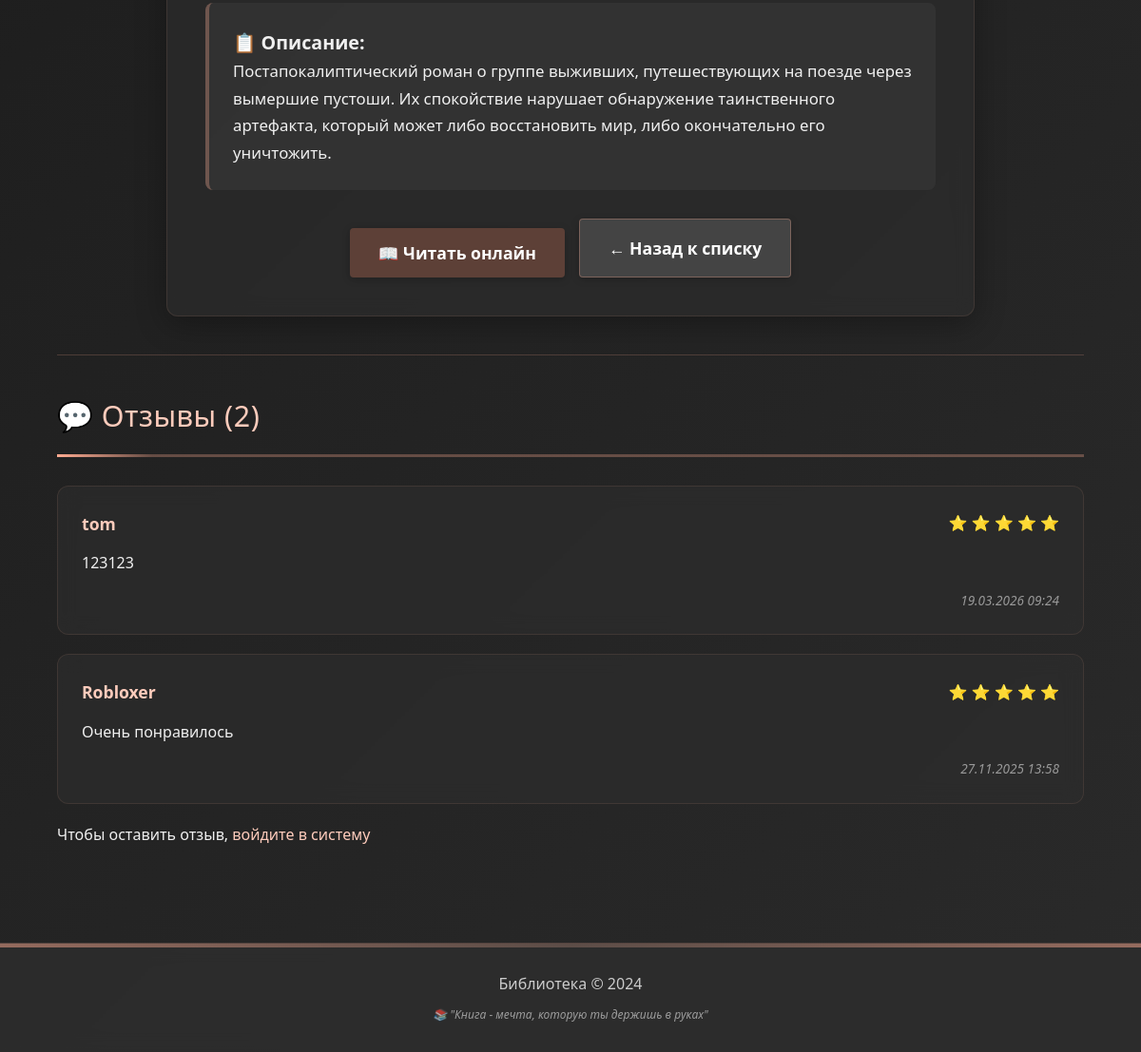
Before: /book/5/ (lower part) with the older database file.
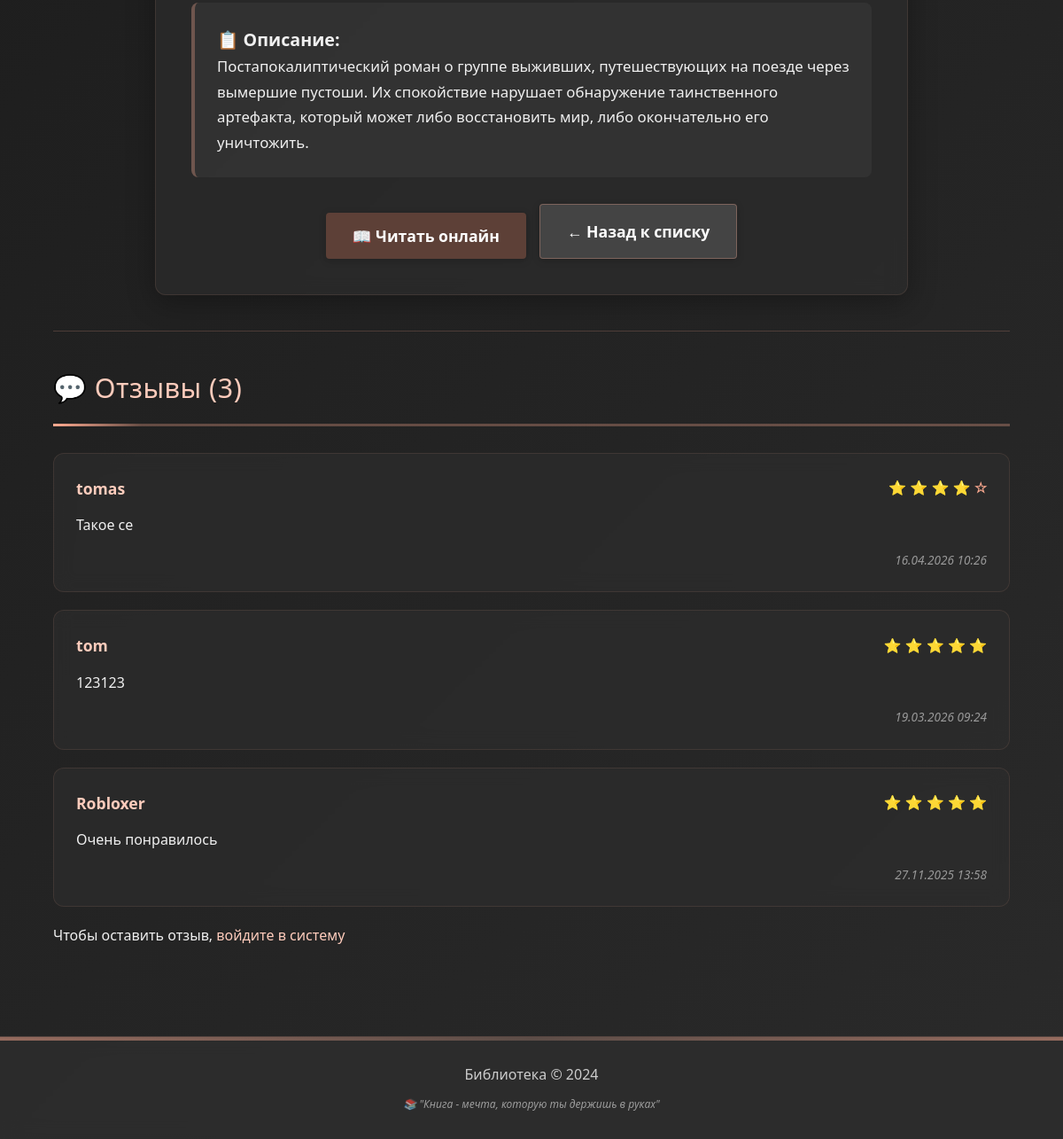
After: the same page with the newer database file.
### library/models.py (models this page shows)
class Review(models.Model):
    book = models.ForeignKey(Book, on_delete=models.CASCADE, verbose_name="Книга")
    user = models.ForeignKey(User, on_delete=models.CASCADE, verbose_name="Пользователь")
    rating = models.IntegerField(choices=[(i, i) for i in range(1, 6)], verbose_name="Рейтинг")
    text = models.TextField(verbose_name="Текст отзыва")
    created_at = models.DateTimeField(auto_now_add=True)
    class Meta:
        verbose_name = "Отзыв"
        verbose_name_plural = "Отзывы"
        unique_together = ['book', 'user']

### library/views.py (the view)
# urls.py: path('book/<int:book_id>/', views.book_detail, name='book_detail'),
def book_detail(request, book_id):
    book = get_object_or_404(
        Book.objects.select_related('author').prefetch_related('genres'),
        id=book_id
    )
    reviews = Review.objects.filter(book=book).select_related('user').order_by('-created_at')
    return render(request, 'book_detail.html', {
        'book': book,
        'reviews': reviews
    })

### library/templates/book_detail.html (shortened to what this page needs)
{% extends 'base.html' %}
{% block content %}
<div class="book-detail">
    <div class="book-info">
        {% if book.description %}
            <div class="book-description">
                <h3>📋 Описание:</h3>
                <p>{{ book.description|linebreaks }}</p>
            </div>
        {% endif %}
    <div class="book-actions" style="display: flex; gap: 15px; justify-content: center; margin-top: 30px; flex-wrap: wrap;">
        {% if book.file_url %}
            <a href="{{ book.file_url }}" target="_blank" class="btn btn-read" style="padding: 12px 30px; font-size: 1.1em;">📖 Читать онлайн</a>
        {% else %}
            <button class="btn btn-read" disabled style="padding: 12px 30px; font-size: 1.1em; opacity: 0.6;">📖 Читать (файл не доступен)</button>
        {% endif %}
        <a href="{% url 'book_list' %}" class="btn btn-back" style="padding: 12px 30px; font-size: 1.1em; background: #444; color: white; text-decoration: none; border-radius: 4px;">
            ← Назад к списку
        </a>
</div>
    </div>
</div>
<div class="reviews-section">
    <h3 class="section-title">💬 Отзывы ({{ reviews|length }})</h3>
    {% if reviews %}
        {% for review in reviews %}
        <div class="review-card">
            <div class="review-header">
                <span class="review-user">{{ review.user.username }}</span>
                <span class="review-rating">
                    {% for i in "12345" %}
                        {% if forloop.counter <= review.rating %}⭐{% else %}☆{% endif %}
                    {% endfor %}
                </span>
            </div>
            <div class="review-text">{{ review.text|linebreaks }}</div>
            <div class="review-date">{{ review.created_at|date:"d.m.Y H:i" }}</div>
        </div>
        {% endfor %}
    {% else %}
        <div class="no-data">Пока нет отзывов</div>
    {% endif %}
    {% if user.is_authenticated %}
    <div class="review-form">
        <h4>Оставить отзыв</h4>
        <form method="post" action="{% url 'add_review' book.id %}">
            {% csrf_token %}
            <div class="form-group">
                <label>Оценка:</label>
                <select name="rating" required>
                    <option value="">Выберите оценку</option>
                    <option value="5">5 ⭐⭐⭐⭐⭐</option>
                    <option value="4">4 ⭐⭐⭐⭐</option>
                    <option value="3">3 ⭐⭐⭐</option>
                    <option value="2">2 ⭐⭐</option>
                    <option value="1">1 ⭐</option>
                </select>
            </div>
            <div class="form-group">
                <label>Текст отзыва:</label>
                <textarea name="text" placeholder="Напишите ваш отзыв..." required></textarea>
            </div>
            <button type="submit" class="btn btn-read">Отправить отзыв</button>
        </form>
    </div>
    {% else %}
        <p>Чтобы оставить отзыв, <a href="{% url 'login' %}">войдите в систему</a></p>
    {% endif %}
</div>
{% endblock %}

Changed rows visible on the page:
added Review: user.username "tomas", rating 4 (drawn), text "Такое се", created_at "16.04.2026 10:26"
Other visible differences:
{{ reviews|length }}: "2" → "3"
